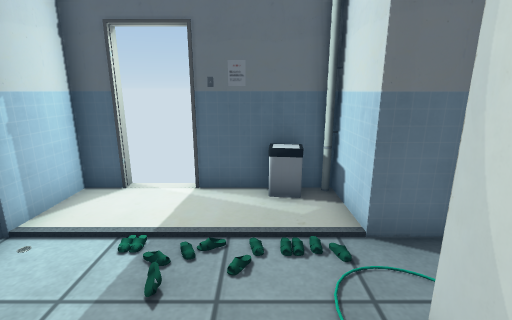
View 1 (above)

12 first-person views from a walk through a Unity game level. The camera is 1.3 m above the floor, tilts 14° down and sees 85° across. The floor is counted in squares, 0.5 m on a side. Each view is taken from the middle of a square. On the plan, view 1 faces up. The plan holds only what a view shows up to about 19 squares ahead; the rest is blank. The place goes on beyond the plan. Door leaves are left out, so doorways stand open. Some surface patterns are stand-ins.

View 2
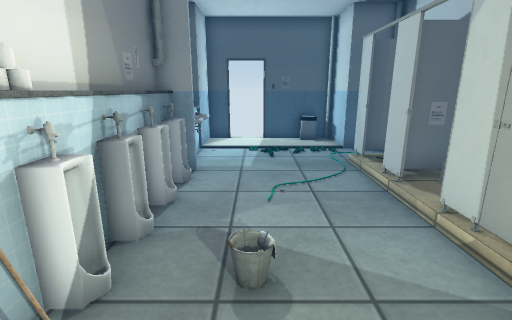

View 3
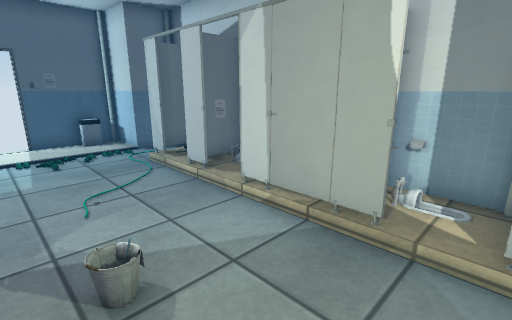

View 4
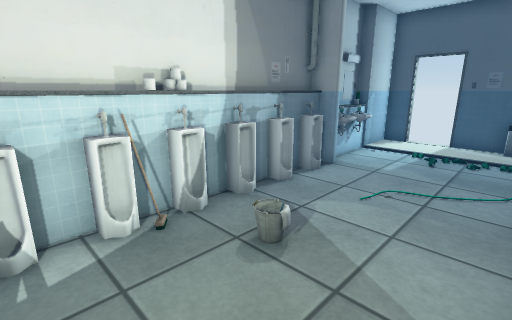

View 5
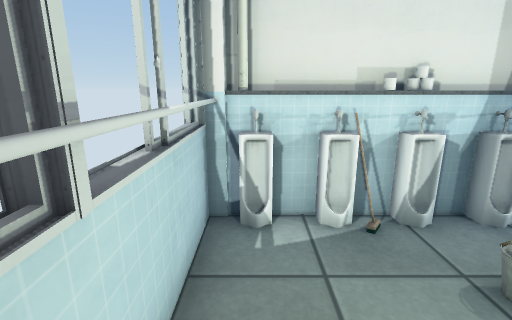

View 6
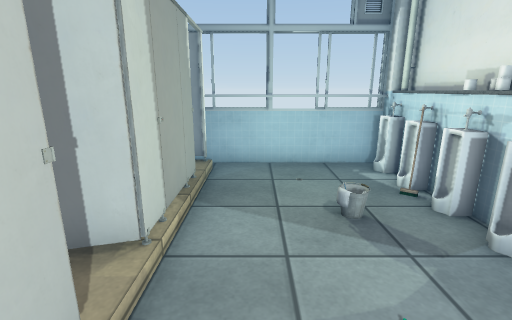

View 7
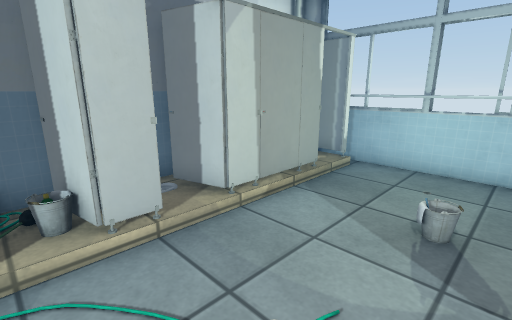

View 8
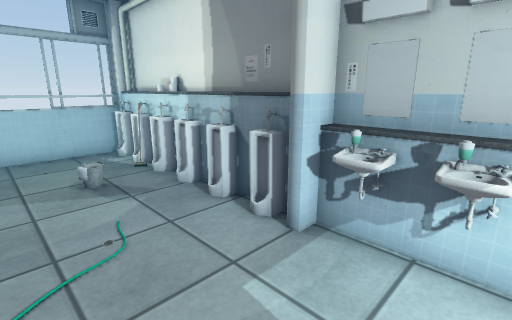

View 9
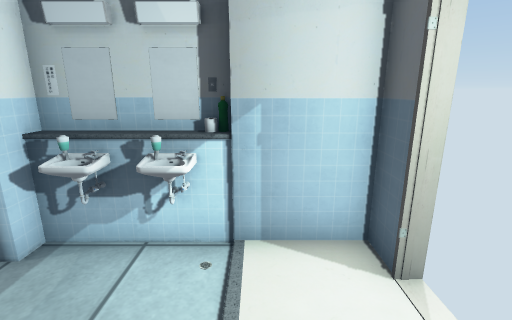

View 10
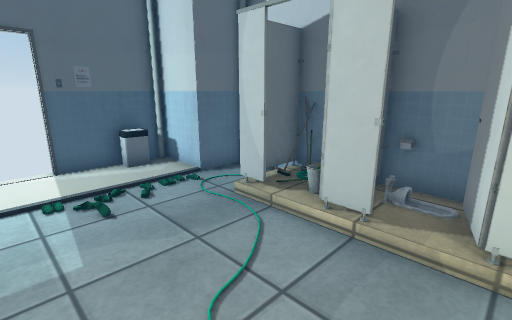

View 11
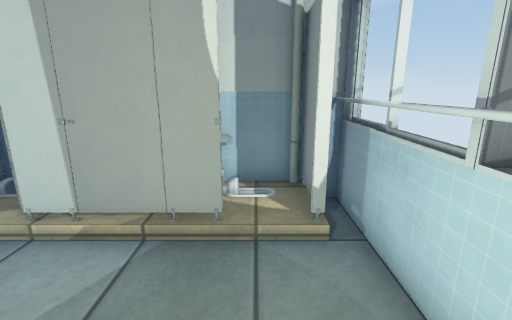

View 12
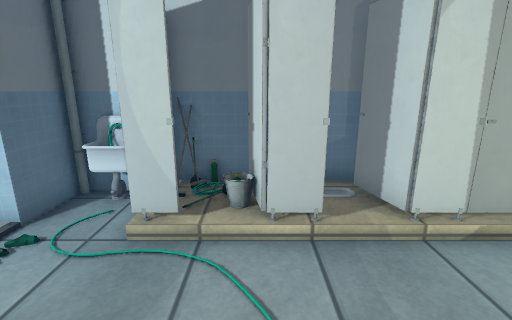

### Floor plan
Points are (right, up) in squares from view 1. A wall is a line through its corners. A room is listed if a view was taken in it or the views show most of it. See-through windows are left out.
Room 1 (views 1, 2, 3, 4, 5, 6, 7, 8, 9, 10, 11, 12)
walls: (1.7, -1.2) (1.7, -0.1) (3.3, 0.2); (1.7, 1.4) (1.7, 2.2); (1.7, -3.6) (1.7, -2.7); (-4.6, 0.5) (-4.6, -9.5); (-5, -1.4) (-5, -4.6); (-4.5, 1.2) (-4, 1.2) (-4, 0.9) (-4.5, 0.9); (-5, 0.5) (-5, -0.6); (4, 0) (4, 2.2) (2, 2.2); (-5, -5.4) (-5, -7.6); (4, 4.6) (2, 4.6) (2, 6.5); (1.8, -8.2) (4, -8.2) (4, -6.5); (-2.4, -9.4) (-0.6, -9.4); (-4.5, -8.8) (3.5, -8.8); (-5, -8.6) (-4.5, -8.6); (-4.6, -9) (3.5, -9); (-4.6, 7) (-4.6, 4.6) (-5, 4.6)
ways out: gap at (2, -1) to room 2; open door at (-2.5, 7); open door at (2, -7.5)
objects: poster (-5, 1); mirror (-5, 2); mirror (-5, 3) to (-5, 4); toilet (-4, -8) to (-4, -5); toilet (-4, -3) to (-4, 0); sink (-4, 2); sink (-4, 3) to (-4, 4); other object (-1, 7); bin (0, 6) to (1, 7); poster (0, 7); other object (2, -6) to (2, -4); pipe (2, 7)
Room 2 (no view inside)
walls: (4.1, -0.4) (1.6, -0.4); (4, -2.8) (4, 0); (1.7, -2.7) (3.2, -2.3)
ways out: gap at (2, -1) to room 1

Positions as (right, up) in squares from view 1, and headings:
1: (0, 0), facing up
2: (-2, -8), facing up
3: (-3, -8), facing up-right
4: (1, -8), facing up-left
5: (1, -8), facing left
6: (0, 1), facing down
7: (-3, 1), facing down-right
8: (0, 4), facing down-left
9: (0, 5), facing left
10: (-3, -3), facing up-right
11: (-3, -7), facing right
12: (-3, 0), facing right
